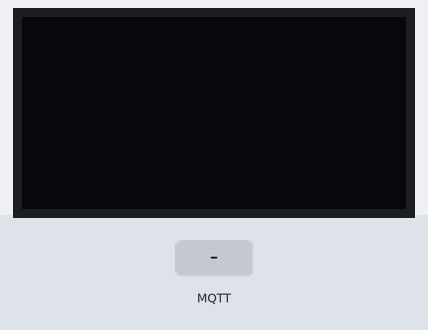
The sketch below on a simulated ESP8266 (NodeMCU). Shown: 128×64 one-colour display. The inputs (shaded band) are chosen by the test bench. WiFi joins after 1.5 s; servers stay silent unless stated; no MQTT or app messages arrive unless stated; what the sketch prints to the serial monitor is not drawn.

Above: at 2.7 s.
2.8 s: MQTT message "1" arrives on the first subscribed topic
At 3.7 s:
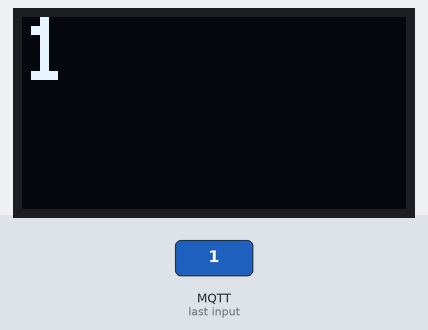
4.3 s: MQTT message "on" arrives on the first subscribed topic
At 4.9 s:
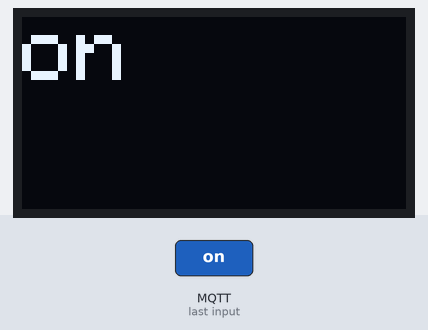
5.8 s: MQTT message "off" arrives on the first subscribed topic
At 7.2 s:
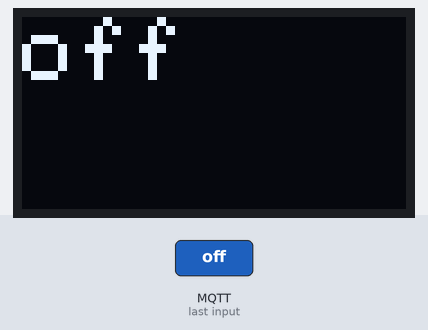
Timing chart, 0 to 8.8 s (numbered marks = the images above; inputs shaded):
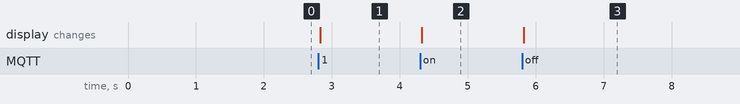

The sketch:

Enterance_oled_screen.ino
```cpp
#include <Wire.h>
#include <Adafruit_GFX.h>
#include <Adafruit_SSD1306.h>
#include <ESP8266WiFi.h>
#include <PubSubClient.h>

#define SCREEN_WIDTH 128 // OLED display width, in pixels
#define SCREEN_HEIGHT 64 // OLED display height, in pixels

// Define the OLED address here
#define OLED_ADDR 0x3C // Change to 0x3D if necessary

#define OLED_RESET -1 // Reset pin # (or -1 if sharing Arduino reset pin)
Adafruit_SSD1306 display(SCREEN_WIDTH, SCREEN_HEIGHT, &Wire, OLED_RESET);

// WiFi credentials
const char* ssid = "phodkar";
const char* password = "Kenway25";

// MQTT Broker details
const char* mqtt_server = "192.168.29.55";
const int mqtt_port = 1883;
const char* mqtt_user = "your_MQTT_username"; // if you have one
const char* mqtt_password = "your_MQTT_password"; // if you have one

WiFiClient esp01;
PubSubClient client(esp01);

void setup() {
  Serial.begin(115200);

  // Initialize I2C communication
  Wire.begin(0, 2); // SDA to GPIO0, SCL to GPIO2

  // Initialize the OLED display
  if(!display.begin(SSD1306_SWITCHCAPVCC, OLED_ADDR)) {
    Serial.println(F("SSD1306 allocation failed"));
    for(;;); // Don't proceed, loop forever
  }

  // Clear the buffer
  display.clearDisplay();
  display.setTextSize(3); // Normal 1:1 pixel scale
  display.setTextColor(SSD1306_WHITE); // Draw white text

  // Connect to WiFi
  setup_wifi();

  // Set up MQTT
  client.setServer(mqtt_server, mqtt_port);
  client.setCallback(callback);
}

void setup_wifi() {
  delay(10);
  Serial.println();
  Serial.print("Connecting to ");
  Serial.println(ssid);

  WiFi.begin(ssid, password);

  while (WiFi.status() != WL_CONNECTED) {
    delay(500);
    Serial.print(".");
  }

  Serial.println("");
  Serial.println("WiFi connected");
  Serial.println("IP address: ");
  Serial.println(WiFi.localIP());
}

void callback(char* topic, byte* payload, unsigned int length) {
  Serial.print("Message arrived [");
  Serial.print(topic);
  Serial.print("] ");

  String message = "";
  for (unsigned int i = 0; i < length; i++) {
    message += (char)payload[i];
  }
  Serial.println(message);

  // Display the message on the OLED
  display.clearDisplay();
  display.setCursor(0, 0);
  display.println(message);
  display.display();
}

void reconnect() {
  // Loop until we're reconnected
  while (!client.connected()) {
    Serial.print("Attempting MQTT connection...");
    // Attempt to connect
    if (client.connect("ESP8266Client", mqtt_user, mqtt_password)) {
      Serial.println("connected");
      // Once connected, publish an announcement...
      client.publish("outTopic", "hello world");
      // ... and resubscribe
      client.subscribe("OLED");
    } else {
      Serial.print("failed, rc=");
      Serial.print(client.state());
      Serial.println(" try again in 5 seconds");
      // Wait 5 seconds before retrying
      delay(5000);
    }
  }
}

void loop() {
  if (!client.connected()) {
    reconnect();
  }
  client.loop();
}
```

Measured:
- after the input at 2.8 s, the display: changes at once (image 1)
- after the input at 4.3 s, the display: changes at once (image 2)
- after the input at 5.8 s, the display: changes at once (image 3)
